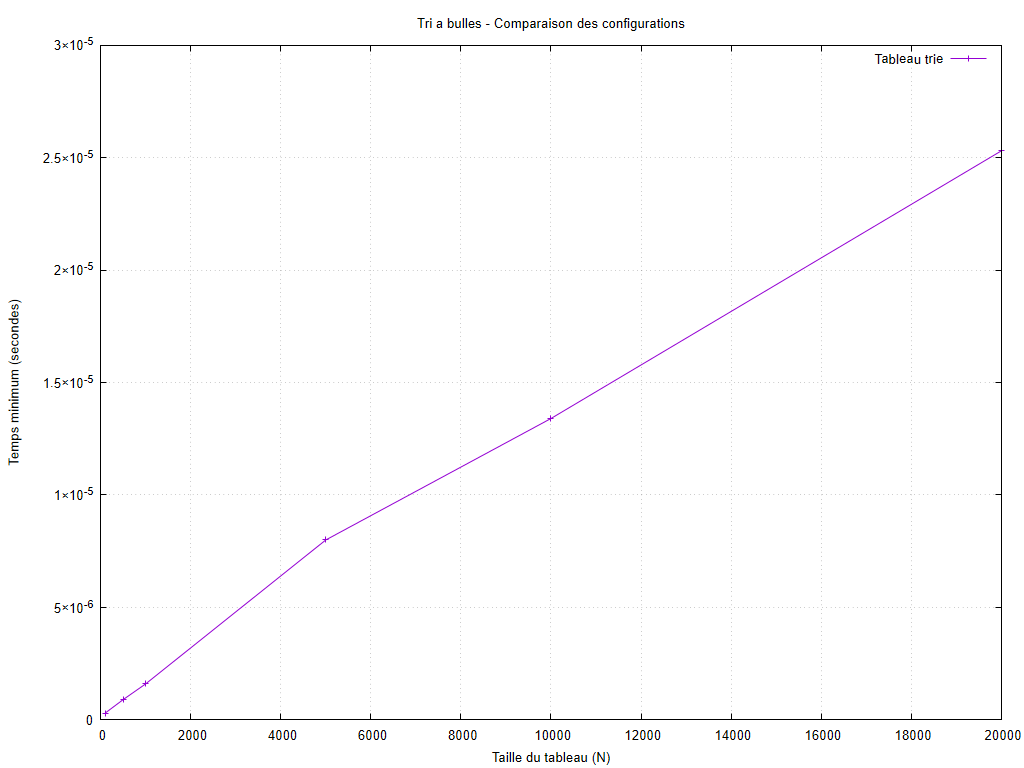

gnuplot code for this plot:
set encoding utf8
set terminal pngcairo size 1024,768 font 'Arial,10'
set output 'graphiques/20261003_213454/cases/bubble_sort_cases.png'
set datafile missing 'non_mesure'
set title 'Tri a bulles - Comparaison des configurations'
set xlabel 'Taille du tableau (N)'
set ylabel 'Temps minimum (secondes)'
set grid
set yrange [0:*]
plot 'resultats/20261003_213454/cases/bubble_sort_cases.dat' using 1:2 title 'Tableau trie' with linespoints
unset output
